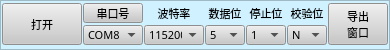
      <widget class="QFrame" name="frame_9">
       <property name="minimumSize">
        <size>
         <width>0</width>
         <height>45</height>
        </size>
       </property>
       <property name="maximumSize">
        <size>
         <width>16777215</width>
         <height>50</height>
        </size>
       </property>
       <property name="font">
        <font>
         <family>新宋体</family>
         <pointsize>8</pointsize>
        </font>
       </property>
       <property name="styleSheet">
        <string notr="true">background-color: rgb(208, 241, 255);</string>
       </property>
       <property name="frameShape">
        <enum>QFrame::StyledPanel</enum>
       </property>
       <property name="frameShadow">
        <enum>QFrame::Sunken</enum>
       </property>
       <layout class="QGridLayout" name="gridLayout_8">
        <property name="leftMargin">
         <number>1</number>
        </property>
        <property name="topMargin">
         <number>1</number>
        </property>
        <property name="rightMargin">
         <number>1</number>
        </property>
        <property name="bottomMargin">
         <number>1</number>
        </property>
        <property name="spacing">
         <number>1</number>
        </property>
        <item row="1" column="6">
         <widget class="QComboBox" name="serial_DataBits">
          <property name="sizePolicy">
           <sizepolicy hsizetype="Fixed" vsizetype="Fixed">
            <horstretch>0</horstretch>
            <verstretch>0</verstretch>
           </sizepolicy>
          </property>
          <property name="minimumSize">
           <size>
            <width>40</width>
            <height>0</height>
           </size>
          </property>
          <property name="maximumSize">
           <size>
            <width>40</width>
            <height>20</height>
           </size>
          </property>
          <property name="font">
           <font>
            <family>新宋体</family>
            <pointsize>8</pointsize>
           </font>
          </property>
          <property name="styleSheet">
           <string notr="true">background-color: rgb(200, 200, 200);</string>
          </property>
          <property name="currentIndex">
           <number>0</number>
          </property>
          <item>
           <property name="text">
            <string>5</string>
           </property>
          </item>
          <item>
           <property name="text">
            <string>6</string>
           </property>
          </item>
          <item>
           <property name="text">
            <string>7</string>
           </property>
          </item>
          <item>
           <property name="text">
            <string>8</string>
           </property>
          </item>
         </widget>
        </item>
        <item row="1" column="3">
         <widget class="QComboBox" name="serial_PortName">
          <property name="sizePolicy">
           <sizepolicy hsizetype="Fixed" vsizetype="Fixed">
            <horstretch>0</horstretch>
            <verstretch>0</verstretch>
           </sizepolicy>
          </property>
          <property name="minimumSize">
           <size>
            <width>60</width>
            <height>0</height>
           </size>
          </property>
          <property name="maximumSize">
           <size>
            <width>60</width>
            <height>20</height>
           </size>
          </property>
          <property name="font">
           <font>
            <family>新宋体</family>
            <pointsize>8</pointsize>
           </font>
          </property>
          <property name="styleSheet">
           <string notr="true">background-color: rgb(200, 200, 200);</string>
          </property>
          <property name="currentIndex">
           <number>0</number>
          </property>
          <item>
           <property name="text">
            <string>COM8</string>
           </property>
          </item>
         </widget>
        </item>
        <item row="0" column="2" rowspan="2">
         <widget class="QPushButton" name="pushButton_open">
          <property name="sizePolicy">
           <sizepolicy hsizetype="Preferred" vsizetype="Preferred">
            <horstretch>0</horstretch>
            <verstretch>0</verstretch>
           </sizepolicy>
          </property>
          <property name="minimumSize">
           <size>
            <width>40</width>
            <height>20</height>
           </size>
          </property>
          <property name="maximumSize">
           <size>
            <width>1000</width>
            <height>100</height>
           </size>
          </property>
          <property name="palette">
           <palette>
            <active>
             <colorrole role="Button">
              <brush brushstyle="SolidPattern">
               <color alpha="255">
                <red>200</red>
                <green>200</green>
                <blue>200</blue>
               </color>
              </brush>
             </colorrole>
             <colorrole role="Base">
              <brush brushstyle="SolidPattern">
               <color alpha="255">
                <red>200</red>
                <green>200</green>
                <blue>200</blue>
               </color>
              </brush>
             </colorrole>
             <colorrole role="Window">
              <brush brushstyle="SolidPattern">
               <color alpha="255">
                <red>200</red>
                <green>200</green>
                <blue>200</blue>
               </color>
              </brush>
             </colorrole>
            </active>
            <inactive>
             <colorrole role="Button">
              <brush brushstyle="SolidPattern">
               <color alpha="255">
                <red>200</red>
                <green>200</green>
                <blue>200</blue>
               </color>
              </brush>
             </colorrole>
             <colorrole role="Base">
              <brush brushstyle="SolidPattern">
               <color alpha="255">
                <red>200</red>
                <green>200</green>
                <blue>200</blue>
               </color>
              </brush>
             </colorrole>
             <colorrole role="Window">
              <brush brushstyle="SolidPattern">
               <color alpha="255">
                <red>200</red>
                <green>200</green>
                <blue>200</blue>
               </color>
              </brush>
             </colorrole>
            </inactive>
            <disabled>
             <colorrole role="Button">
              <brush brushstyle="SolidPattern">
               <color alpha="255">
                <red>200</red>
                <green>200</green>
                <blue>200</blue>
               </color>
              </brush>
             </colorrole>
             <colorrole role="Base">
              <brush brushstyle="SolidPattern">
               <color alpha="255">
                <red>200</red>
                <green>200</green>
                <blue>200</blue>
               </color>
              </brush>
             </colorrole>
             <colorrole role="Window">
              <brush brushstyle="SolidPattern">
               <color alpha="255">
                <red>200</red>
                <green>200</green>
                <blue>200</blue>
               </color>
              </brush>
             </colorrole>
            </disabled>
           </palette>
          </property>
          <property name="font">
           <font>
            <family>新宋体</family>
            <pointsize>8</pointsize>
           </font>
          </property>
          <property name="autoFillBackground">
           <bool>false</bool>
          </property>
          <property name="styleSheet">
           <string notr="true">background-color: rgb(200, 200, 200);</string>
          </property>
          <property name="text">
           <string>打开</string>
          </property>
         </widget>
        </item>
        <item row="0" column="6">
         <widget class="QLabel" name="label_10">
          <property name="sizePolicy">
           <sizepolicy hsizetype="Fixed" vsizetype="Preferred">
            <horstretch>0</horstretch>
            <verstretch>0</verstretch>
           </sizepolicy>
          </property>
          <property name="minimumSize">
           <size>
            <width>40</width>
            <height>0</height>
           </size>
          </property>
          <property name="maximumSize">
           <size>
            <width>50</width>
            <height>20</height>
           </size>
          </property>
          <property name="font">
           <font>
            <family>新宋体</family>
            <pointsize>8</pointsize>
           </font>
          </property>
          <property name="layoutDirection">
           <enum>Qt::LeftToRight</enum>
          </property>
          <property name="text">
           <string>数据位</string>
          </property>
          <property name="alignment">
           <set>Qt::AlignCenter</set>
          </property>
         </widget>
        </item>
        <item row="1" column="8">
         <widget class="QComboBox" name="serial_Parity">
          <property name="sizePolicy">
           <sizepolicy hsizetype="Minimum" vsizetype="Fixed">
            <horstretch>0</horstretch>
            <verstretch>0</verstretch>
           </sizepolicy>
          </property>
          <property name="minimumSize">
           <size>
            <width>40</width>
            <height>0</height>
           </size>
          </property>
          <property name="maximumSize">
           <size>
            <width>40</width>
            <height>20</height>
           </size>
          </property>
          <property name="font">
           <font>
            <family>新宋体</family>
            <pointsize>8</pointsize>
           </font>
          </property>
          <property name="styleSheet">
           <string notr="true">background-color: rgb(200, 200, 200);</string>
          </property>
          <item>
           <property name="text">
            <string>N</string>
           </property>
          </item>
          <item>
           <property name="text">
            <string>E</string>
           </property>
          </item>
          <item>
           <property name="text">
            <string>O</string>
           </property>
          </item>
          <item>
           <property name="text">
            <string>M</string>
           </property>
          </item>
          <item>
           <property name="text">
            <string>S</string>
           </property>
          </item>
         </widget>
        </item>
        <item row="0" column="3">
         <widget class="QPushButton" name="pushButton_com_num">
          <property name="sizePolicy">
           <sizepolicy hsizetype="Fixed" vsizetype="Fixed">
            <horstretch>0</horstretch>
            <verstretch>0</verstretch>
           </sizepolicy>
          </property>
          <property name="minimumSize">
           <size>
            <width>40</width>
            <height>15</height>
           </size>
          </property>
          <property name="maximumSize">
           <size>
            <width>60</width>
            <height>20</height>
           </size>
          </property>
          <property name="font">
           <font>
            <family>新宋体</family>
            <pointsize>8</pointsize>
           </font>
          </property>
          <property name="layoutDirection">
           <enum>Qt::LeftToRight</enum>
          </property>
          <property name="styleSheet">
           <string notr="true">background-color: rgb(200, 200, 200);</string>
          </property>
          <property name="text">
           <string>串口号</string>
          </property>
          <property name="checkable">
           <bool>false</bool>
          </property>
          <property name="autoRepeat">
           <bool>false</bool>
          </property>
          <property name="autoDefault">
           <bool>false</bool>
          </property>
         </widget>
        </item>
        <item row="1" column="7">
         <widget class="QComboBox" name="serial_StopBits">
          <property name="sizePolicy">
           <sizepolicy hsizetype="Fixed" vsizetype="Fixed">
            <horstretch>0</horstretch>
            <verstretch>0</verstretch>
           </sizepolicy>
          </property>
          <property name="minimumSize">
           <size>
            <width>40</width>
            <height>0</height>
           </size>
          </property>
          <property name="maximumSize">
           <size>
            <width>40</width>
            <height>20</height>
           </size>
          </property>
          <property name="font">
           <font>
            <family>新宋体</family>
            <pointsize>8</pointsize>
           </font>
          </property>
          <property name="styleSheet">
           <string notr="true">background-color: rgb(200, 200, 200);</string>
          </property>
          <item>
           <property name="text">
            <string>1</string>
           </property>
          </item>
          <item>
           <property name="text">
            <string>1.5</string>
           </property>
          </item>
          <item>
           <property name="text">
            <string>2</string>
           </property>
          </item>
         </widget>
        </item>
        <item row="0" column="5">
         <widget class="QLabel" name="label_8">
          <property name="sizePolicy">
           <sizepolicy hsizetype="Fixed" vsizetype="Preferred">
            <horstretch>0</horstretch>
            <verstretch>0</verstretch>
           </sizepolicy>
          </property>
          <property name="minimumSize">
           <size>
            <width>40</width>
            <height>0</height>
           </size>
          </property>
          <property name="maximumSize">
           <size>
            <width>60</width>
            <height>20</height>
           </size>
          </property>
          <property name="font">
           <font>
            <family>新宋体</family>
            <pointsize>8</pointsize>
           </font>
          </property>
          <property name="layoutDirection">
           <enum>Qt::LeftToRight</enum>
          </property>
          <property name="text">
           <string>波特率</string>
          </property>
          <property name="alignment">
           <set>Qt::AlignCenter</set>
          </property>
         </widget>
        </item>
        <item row="1" column="5">
         <widget class="QComboBox" name="serial_BaudRate">
          <property name="sizePolicy">
           <sizepolicy hsizetype="Fixed" vsizetype="Fixed">
            <horstretch>0</horstretch>
            <verstretch>0</verstretch>
           </sizepolicy>
          </property>
          <property name="minimumSize">
           <size>
            <width>60</width>
            <height>0</height>
           </size>
          </property>
          <property name="maximumSize">
           <size>
            <width>60</width>
            <height>20</height>
           </size>
          </property>
          <property name="font">
           <font>
            <family>新宋体</family>
            <pointsize>8</pointsize>
           </font>
          </property>
          <property name="styleSheet">
           <string notr="true">background-color: rgb(200, 200, 200);</string>
          </property>
          <property name="currentIndex">
           <number>7</number>
          </property>
          <item>
           <property name="text">
            <string>1200</string>
           </property>
          </item>
          <item>
           <property name="text">
            <string>2400</string>
           </property>
          </item>
          <item>
           <property name="text">
            <string>4800</string>
           </property>
          </item>
          <item>
           <property name="text">
            <string>9600</string>
           </property>
          </item>
          <item>
           <property name="text">
            <string>19200</string>
           </property>
          </item>
          <item>
           <property name="text">
            <string>38400</string>
           </property>
          </item>
          <item>
           <property name="text">
            <string>57600</string>
           </property>
          </item>
          <item>
           <property name="text">
            <string>115200</string>
           </property>
          </item>
         </widget>
        </item>
        <item row="0" column="7">
         <widget class="QLabel" name="label_12">
          <property name="sizePolicy">
           <sizepolicy hsizetype="Fixed" vsizetype="Preferred">
            <horstretch>0</horstretch>
            <verstretch>0</verstretch>
           </sizepolicy>
          </property>
          <property name="minimumSize">
           <size>
            <width>40</width>
            <height>0</height>
           </size>
          </property>
          <property name="maximumSize">
           <size>
            <width>50</width>
            <height>20</height>
           </size>
          </property>
          <property name="font">
           <font>
            <family>新宋体</family>
            <pointsize>8</pointsize>
           </font>
          </property>
          <property name="layoutDirection">
           <enum>Qt::LeftToRight</enum>
          </property>
          <property name="text">
           <string>停止位</string>
          </property>
          <property name="alignment">
           <set>Qt::AlignCenter</set>
          </property>
         </widget>
        </item>
        <item row="0" column="8">
         <widget class="QLabel" name="label_11">
          <property name="sizePolicy">
           <sizepolicy hsizetype="Fixed" vsizetype="Preferred">
            <horstretch>0</horstretch>
            <verstretch>0</verstretch>
           </sizepolicy>
          </property>
          <property name="minimumSize">
           <size>
            <width>40</width>
            <height>0</height>
           </size>
          </property>
          <property name="maximumSize">
           <size>
            <width>50</width>
            <height>20</height>
           </size>
          </property>
          <property name="font">
           <font>
            <family>新宋体</family>
            <pointsize>8</pointsize>
           </font>
          </property>
          <property name="layoutDirection">
           <enum>Qt::LeftToRight</enum>
          </property>
          <property name="text">
           <string>校验位</string>
          </property>
          <property name="alignment">
           <set>Qt::AlignCenter</set>
          </property>
         </widget>
        </item>
        <item row="0" column="10" rowspan="2">
         <widget class="QPushButton" name="pushButton_save">
          <property name="sizePolicy">
           <sizepolicy hsizetype="Minimum" vsizetype="Preferred">
            <horstretch>0</horstretch>
            <verstretch>0</verstretch>
           </sizepolicy>
          </property>
          <property name="minimumSize">
           <size>
            <width>40</width>
            <height>15</height>
           </size>
          </property>
          <property name="maximumSize">
           <size>
            <width>60</width>
            <height>100</height>
           </size>
          </property>
          <property name="font">
           <font>
            <family>新宋体</family>
            <pointsize>8</pointsize>
           </font>
          </property>
          <property name="layoutDirection">
           <enum>Qt::LeftToRight</enum>
          </property>
          <property name="styleSheet">
           <string notr="true">background-color: rgb(200, 200, 200);</string>
          </property>
          <property name="text">
           <string>导出
窗口</string>
          </property>
          <property name="checkable">
           <bool>false</bool>
          </property>
          <property name="autoRepeat">
           <bool>false</bool>
          </property>
          <property name="autoDefault">
           <bool>false</bool>
          </property>
         </widget>
        </item>
       </layout>
      </widget>
